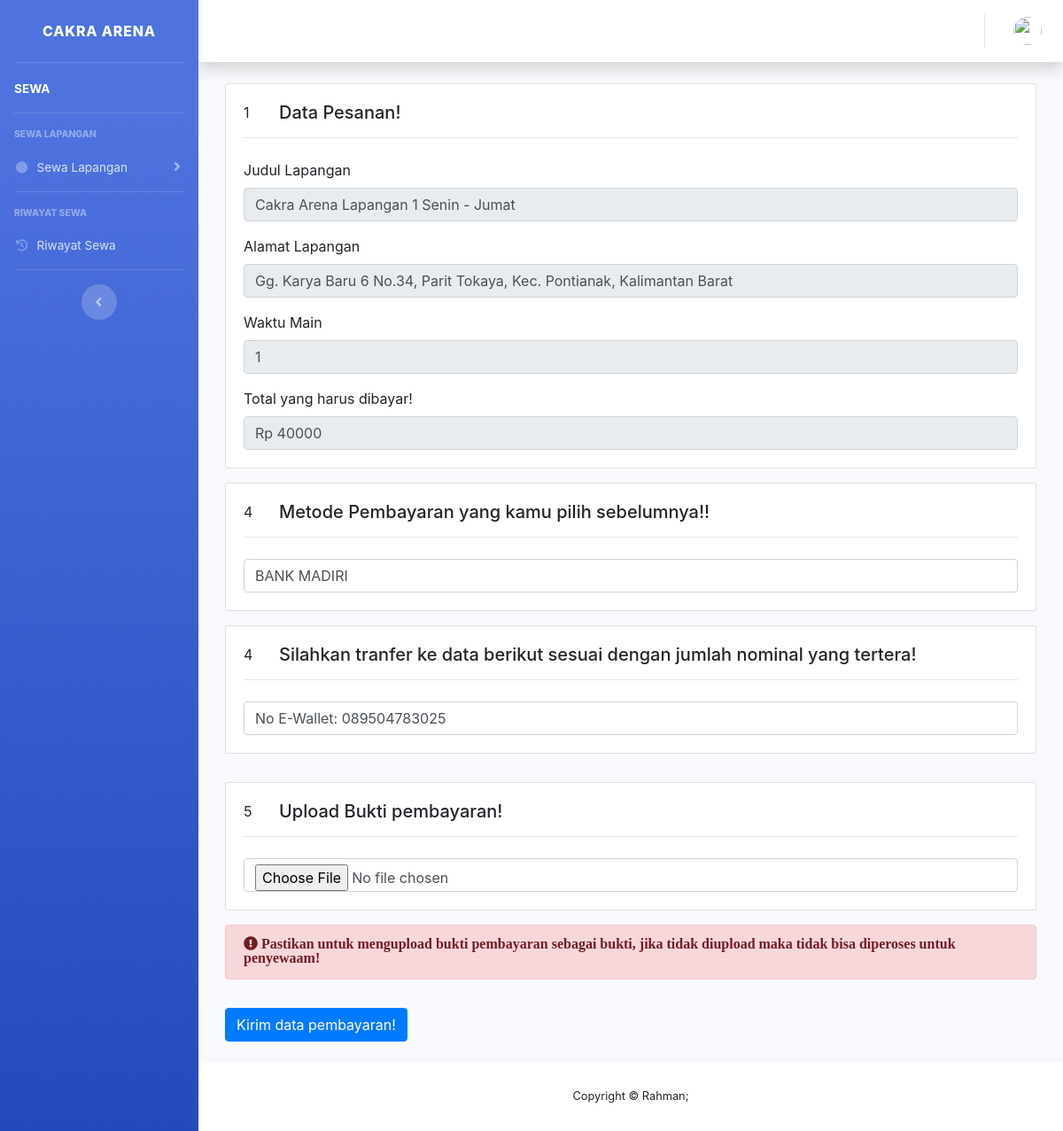
Page /index.php/sewa/bayar_coy on the committed database.
### tables this page shows
CREATE TABLE `sewa` (
  `id_sewa` int(11) NOT NULL,
  `id_user` int(11) NOT NULL,
  `id_penyedia` int(11) NOT NULL,
  `id_lapangan` int(11) NOT NULL,
  `no_hp` varchar(15) NOT NULL,
  `nama_lapangan` varchar(255) NOT NULL,
  `kategori_lapangan` varchar(20) NOT NULL,
  `alamat_lapangan` text NOT NULL,
  `lama_sewa` varchar(11) NOT NULL,
  `jam_sewa` time NOT NULL,
  `tgl_sewa` date NOT NULL,
  `bayar_sewa` varchar(155) NOT NULL,
  `tgl_dibuat` int(11) NOT NULL
);

CREATE TABLE `pembayaran` (
  `id_pembayaran` int(11) NOT NULL,
  `id_sewa` int(11) NOT NULL,
  `id_penyedia` int(11) NOT NULL,
  `nama_user` varchar(255) NOT NULL,
  `metode_pembayaran` varchar(255) NOT NULL,
  `jumlah_pembayaran` varchar(255) NOT NULL,
  `status_pembayaran` varchar(50) NOT NULL,
  `bukti_pembayaran` varchar(255) NOT NULL,
  `tgl_dibayar` date NOT NULL
);

### application/controllers/Sewa.php (called while the page is built, shortened)
<?php
class Sewa extends CI_Controller {
    public function bayar_coy()
    {
    	$this->load->model('M_sewa');
		$data['judul'] 		= 'Detail data penyewaan!';
		$data['user'] 	= $this->db->get_where('user',
			['nohp_user' => $this->session->userdata('nohp_user')])->row_array();
		$id_sewa = $this->uri->segment(3);
		$data['bayar'] = $this->M_sewa->cari_pembayaran($id_sewa)->row_array();
		$this->load->view('template/header', $data);
		$this->load->view('template/sidebar', $data);
		$this->load->view('template/topbar', $data);
		$this->load->view('sewa/bayar', $data);
		$this->load->view('template/footer');
    }
}

### index.php (called while the page is built, shortened)
<?php
require_once BASEPATH.'core/CodeIgniter.php';

### application/models/M_sewa.php (called while the page is built, shortened)
<?php
class M_sewa extends CI_model {
    public function cari_pembayaran($id_sewa)
    {
        $this->db->order_by('id_pembayaran', 'DESC');
        return $this->db->from('pembayaran')
          ->join('sewa', 'sewa.id_sewa=pembayaran.id_sewa')->get();
           $this->db->where('id_sewa', $id_sewa);
    }
}

### application/views/sewa/bayar.php (the view, shortened to what this page needs)
<link rel="stylesheet" type="text/css" href="https://tokofredi.com/assets/css/style.css">
<div class="container-fluid">
    <!DOCTYPE html>
<html lang="en">
<head>
  <link rel="stylesheet" href="https://maxcdn.bootstrapcdn.com/bootstrap/4.5.2/css/bootstrap.min.css">
</head>
<body>
<div class="container-fluid">
    <?= form_open_multipart('index.php/sewa/update_pembayaran'); ?>
                <div class="row">
                    <div class="col-12 mb-3">
                        <div class="card">
                            <div class="card-body">
                            <div class="text-center position-absolute circle-primary">1</div><h5 style="margin-left: 40px;">Data Pesanan!</h5>
                                        <hr>
                                        <div class="form-row mt-4">
                                            <div class="col">
                                            <label>Judul Lapangan</label>
                                                <input type="text" class="form-control" name="nama" id="nama" value="<?= $bayar['nama_lapangan']; ?>" readonly>
                                                <label class="mt-3">Alamat Lapangan</label>
                                                <input type="text" class="form-control" name="alanat" id="alanat" value="<?= $bayar['alamat_lapangan']; ?>" readonly>
                                                <label class="mt-3">Waktu Main</label>
                                                <input type="text" class="form-control" name="lama" id="lama"value="<?= $bayar['lama_sewa']; ?>" readonly>
                                                <label class="mt-3">Total yang harus dibayar!</label>
                                                <input type="text" class="form-control" name="total" id="total" value="Rp <?= $bayar['bayar_sewa']; ?>" readonly>
                                            </div>
                                        </div>
                                    </div>
                                </div>
                    </div>
                        <div class="col-12 mb-3">
                            <div class="card">
                            <div class="card-body">
                                <div class="text-center position-absolute circle-primary">4</div>
                                <h5 style="margin-left: 40px;">Metode Pembayaran yang kamu pilih sebelumnya!!</h5>
                                    <hr><div class="mt-4">
                                        <input type="text" class="form-control" name="nohp" value="<?= $bayar['metode_pembayaran']; ?>">
                                    </div>
                                </div>
                            </div>
                        </div>
                        <div class="col-12 mb-3">
                            <div class="card">
                                <div class="card-body">
                                <div class="text-center position-absolute circle-primary">4</div>
                                <h5 style="margin-left: 40px;">
                                Silahkan tranfer ke data berikut sesuai dengan jumlah nominal yang tertera!</h5>
                                <?php
                                    $wkwk = $bayar['metode_pembayaran'];
                                    if ($wkwk == 'BANK BRI') {
                                        $awok = 'No Rek BRI: 23423434 a/n RAHMAN';
                                    } else {
                                        $awok = 'No E-Wallet: 089504783025';
                                    }
                                 ?>
                                    <hr><div class="mt-4">
                                        <input type="text" class="form-control" value="<?= $awok; ?>">
                                    </div>
                                </div>
                            </div>
                        </div>
                        <div class="col-12 mb-3">
                            <div class="card">
                                <div class="card-body">
                                <div class=" text-center position-absolute circle-primary">5</div>
                                <h5 style="margin-left: 40px;">Upload Bukti pembayaran!</h5>
                                    <hr><div class="mt-4">
                                        <input type="file" class="form-control" required name="bukti" id="bukti">
                                    </div>
                                </div>
                            </div>
                        </div>
                        <div class="col-12 mb-3">
                            <div class="alert alert-danger" role="alert">
                              <i class="fa fa-exclamation-circle"> Pastikan untuk mengupload bukti pembayaran sebagai bukti, jika tidak diupload maka tidak bisa diperoses untuk penyewaam!</i>
                            </div>
                        </div>
                        <div class="col-12 mb-3">
                            <button type="submit" name="submit" class="btn btn-primary mb-2">Kirim data pembayaran!</button>
                        </div>
                    </div>
                </form>
</div>
</body>
</html>
</div>

### rows in the picture
sewa: nama "Cakra Arena Lapangan 1 Senin - Jumat", alanat "Gg. Karya Baru 6 No.34, Parit Tokaya, Kec. Pontianak, Kalimantan Barat", total "Rp 40000"
pembayaran: nohp "BANK MADIRI", metode_pembayaran "No E-Wallet: 089504783025"
